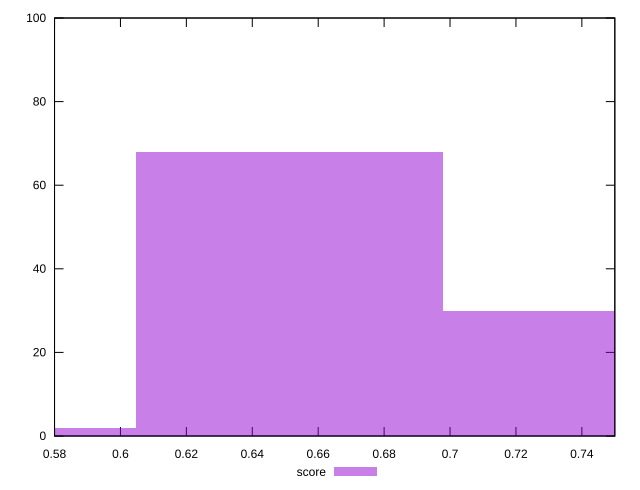

The script that saved this image:
reset

$score <<EOF
0.6512882357043677 68
0.7443294122335631 30
0.5582470591751723 2
EOF

set key outside below
set boxwidth 0.09304117652919539
set xrange [0.58:0.75]
set yrange [0:100]
set trange [0:100]
set style fill transparent solid 0.5 noborder
set terminal svg size 640, 490 enhanced background rgb 'white'
set output "report_00016_2021-02-10T13-31-48.338Z/uses-webp-images/samples/pages+cached/score/histogram.svg"

plot $score title "score" with boxes

reset
